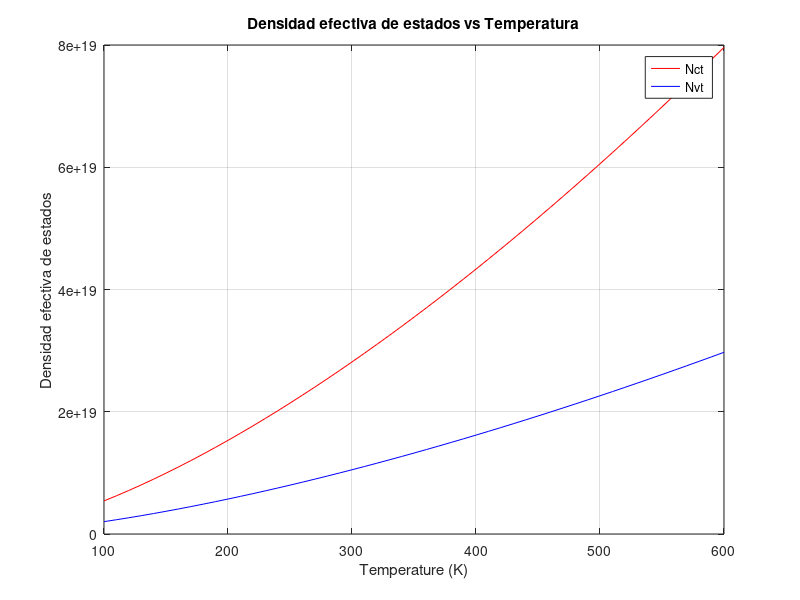

Source code (MATLAB):
T = 100:10:600; % Rango de T de 100 a 600
m0 = 9.11e-31;
mn = 1.08*m0;
mp = 0.56*m0;
k = 1.38e-23;
h = 6.626e-34;

% Calculamos las funciones dependientes de la temperatura
Nct = 2e-6 * (2*pi*mn*k*T/h^2).^(3/2);
Nvt = 2e-6 * (2*pi*mp*k*T/h^2).^(3/2);

% Graficamos las funciones en un mismo plot para comparar
figure;
plot(T, Nct, 'r-', 'DisplayName', 'Nct');
hold on;
plot(T, Nvt, 'b-', 'DisplayName', 'Nvt');
xlabel('Temperature (K)');
ylabel('Densidad efectiva de estados');
title('Densidad efectiva de estados vs Temperatura');
legend show;
grid on;
